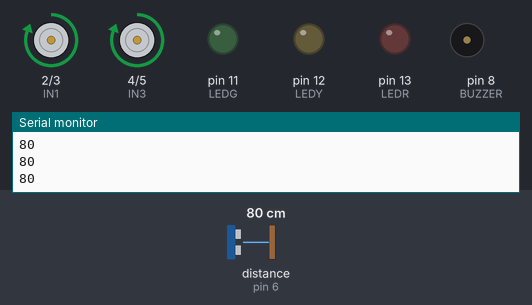
Bench run of a sketch on a simulated Arduino Uno, built with avr-gcc and run on an emulated ATmega328P. Shown: motor-driver pin pairs drawn as motors (green arrow = first pin HIGH = forward, orange = second pin HIGH = backward, longer = more drive), output pins drawn as LEDs (lit = HIGH), buzzer (waves = sounding), the last lines printed to the serial monitor. Wiring (inferred from the names in the program): ultrasonic range finder: trigger pin 7; echo pin 6. The inputs (shaded band) are chosen by the test bench; at power-on: distance to the obstacle (sensor on pin 6) 80 cm. The echo pulse lasts 58.3 µs per cm; pins used as bus, display or sensor lines are not drawn.

Above: at 1.2 s.
1.3 s: distance to the obstacle (sensor on pin 6) set to 65 cm
2.8 s: distance to the obstacle (sensor on pin 6) set to 58 cm
At 2.9 s:
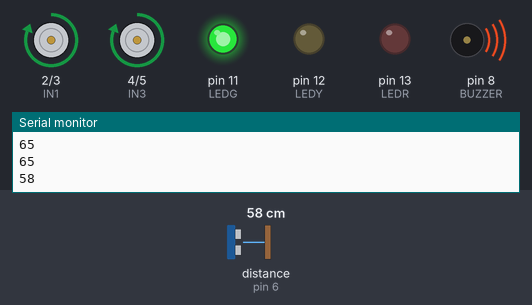
5.8 s: distance to the obstacle (sensor on pin 6) set to 46 cm
8.8 s: distance to the obstacle (sensor on pin 6) set to 38 cm
At 9.01 s:
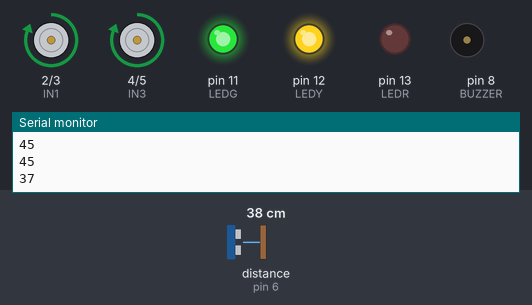
11.8 s: distance to the obstacle (sensor on pin 6) set to 23 cm
14.8 s: distance to the obstacle (sensor on pin 6) set to 20 cm
At 15.7 s:
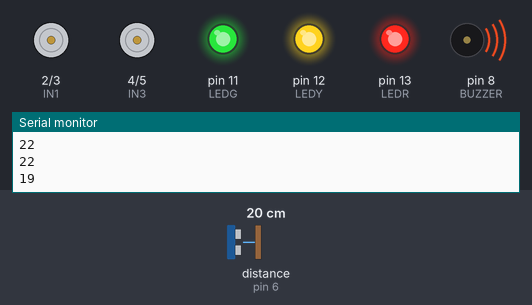
Timing chart, 0 to 18.8 s (numbered marks = the images above; inputs shaded):
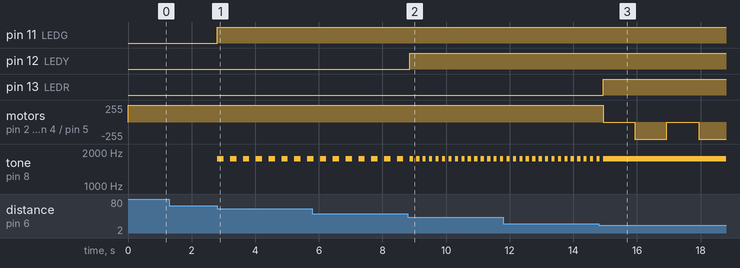

Measured:
- the behaviour switches between 61 and 60 cm on distance to the obstacle (sensor on pin 6) (found by bisection; images 0 and 1)
- the behaviour switches between 42 and 41 cm on distance to the obstacle (sensor on pin 6) (found by bisection; images 1 and 2)
- the behaviour switches between 22 and 21 cm on distance to the obstacle (sensor on pin 6) (found by bisection; images 2 and 3)
- after the input at 2.8 s, pin 11 (LEDG): LOW → HIGH at once; tone on pin 8 (BUZZER): alternates 1750 Hz for 0.20 s and silent for 0.20 s, starting at once
- after the input at 8.8 s, pin 12 (LEDY): LOW → HIGH after 0.06 s; tone on pin 8 (BUZZER): alternates 1750 Hz for 0.10 s and silent for 0.10 s, starting after 0.16 s
- after the input at 14.8 s, pin 13 (LEDR): LOW → HIGH after 0.14 s; motor on pin 2 (IN1) / pin 3 (IN2), motor on pin 4 (IN3) / pin 5 (IN4): alternates backward 255/255 for 1.0 s and stopped for 1.0 s, starting after 0.14 s; tone on pin 8 (BUZZER): goes on until 14.9 s, then stays 1750 Hz

The sketch:

prototipo-chassi-2WD.ino
```cpp
/*Pinagem do arduino*/
//motor_A
const int IN1 = 2;
const int IN2 = 3;

//motor_B
const int IN3 = 4;
const int IN4 = 5;

//sonar
const int TRIG = 7;
const int ECHO = 6;
unsigned int intervalo, distancia;

const int DIST_MIN = 20;
const int DIST_MAX = 60;

//buzzer e leds
const int BUZZER = 8;
const int LEDR = 13;
const int LEDY = 12;
const int LEDG = 11;

//Inicializa Pinos
void setup(){
  Serial.begin(9600);
  pinMode(IN1,OUTPUT);
  pinMode(IN2,OUTPUT);
  pinMode(IN3,OUTPUT);
  pinMode(IN4,OUTPUT);
  pinMode(TRIG,OUTPUT);
  pinMode(ECHO,INPUT);
  pinMode(BUZZER,OUTPUT);
  pinMode(LEDR,OUTPUT);
  pinMode(LEDY,OUTPUT);
  pinMode(LEDG,OUTPUT);
}

void loop() {

  distancia = sensor_morcego(TRIG,ECHO); // Chamada da função de leitura.
  Serial.println(distancia);
  if (distancia <= DIST_MIN) { // Condicional para leituras inferiores a 10cm.
    digitalWrite(LEDR,HIGH);
    digitalWrite(LEDY,HIGH);
    digitalWrite(LEDG,HIGH);
    tone(BUZZER, 1750);
    frear();
    engatarRe();
  }
  else if (distancia > DIST_MAX) { // Condicional para leituras superiores a 60cm.
      digitalWrite(LEDR,LOW);
      digitalWrite(LEDY,LOW);
      digitalWrite(LEDG,LOW);
      noTone(BUZZER);
      acelerar();
  }
  else { // Condicional para leitura intermediarias.
    if (distancia <= (DIST_MAX - DIST_MIN)) {
      digitalWrite(LEDR,LOW);
      digitalWrite(LEDY,HIGH);
      digitalWrite(LEDG,HIGH);
      intervalo = 100;
    }
    else if (distancia <= DIST_MAX) {
      digitalWrite(LEDR,LOW);
      digitalWrite(LEDY,LOW);
      digitalWrite(LEDG,HIGH);
      intervalo = 200;
    }
    tone(BUZZER,1750);
    delay(intervalo);
    noTone(BUZZER);
    delay(intervalo);
    acelerar();
  }
}

int sensor_morcego(int pinotrig,int pinoecho){ // Função para leitura do sensor
  digitalWrite(pinotrig,LOW);
  delayMicroseconds(2);
  digitalWrite(pinotrig,HIGH);
  delayMicroseconds(10);
  digitalWrite(pinotrig,LOW);

  return pulseIn(pinoecho,HIGH)/58;
}

void frear(){
  //Freia Motor_A
  digitalWrite(IN1,HIGH);
  digitalWrite(IN2,HIGH);
  //Freia Motor_B
  digitalWrite(IN3,HIGH);
  digitalWrite(IN4,HIGH);
  delay(1000);
}

void acelerar(){
  //Freia Motor_A
  digitalWrite(IN1,HIGH);
  digitalWrite(IN2,LOW);
  //Freia Motor_B
  digitalWrite(IN3,HIGH);
  digitalWrite(IN4,LOW);
}

void engatarRe(){
  //Freia Motor_A
  digitalWrite(IN1,LOW);
  digitalWrite(IN2,HIGH);
  //Freia Motor_B
  digitalWrite(IN3,LOW);
  digitalWrite(IN4,HIGH);
  delay(1000);
}
```
